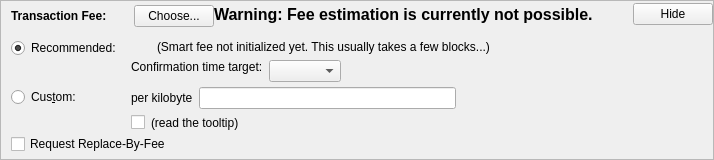
      <widget class="QFrame" name="frameFee">
       <property name="sizePolicy">
        <sizepolicy hsizetype="Preferred" vsizetype="Fixed">
         <horstretch>0</horstretch>
         <verstretch>0</verstretch>
        </sizepolicy>
       </property>
       <property name="frameShape">
        <enum>QFrame::StyledPanel</enum>
       </property>
       <property name="frameShadow">
        <enum>QFrame::Raised</enum>
       </property>
       <layout class="QVBoxLayout" name="verticalLayout_5">
        <property name="spacing">
         <number>0</number>
        </property>
        <property name="leftMargin">
         <number>0</number>
        </property>
        <property name="topMargin">
         <number>0</number>
        </property>
        <property name="rightMargin">
         <number>0</number>
        </property>
        <property name="bottomMargin">
         <number>0</number>
        </property>
        <item>
         <layout class="QVBoxLayout" name="verticalLayoutFee2" stretch="0,0,0">
          <property name="spacing">
           <number>0</number>
          </property>
          <property name="leftMargin">
           <number>10</number>
          </property>
          <property name="topMargin">
           <number>0</number>
          </property>
          <item>
           <layout class="QHBoxLayout" name="horizontalLayoutFee1">
            <property name="bottomMargin">
             <number>0</number>
            </property>
            <item>
             <layout class="QVBoxLayout" name="verticalLayoutFee7">
              <property name="spacing">
               <number>0</number>
              </property>
              <item>
               <spacer name="verticalSpacerSmartFee">
                <property name="orientation">
                 <enum>Qt::Vertical</enum>
                </property>
                <property name="sizeType">
                 <enum>QSizePolicy::Fixed</enum>
                </property>
                <property name="sizeHint" stdset="0">
                 <size>
                  <width>1</width>
                  <height>4</height>
                 </size>
                </property>
               </spacer>
              </item>
              <item>
               <layout class="QHBoxLayout" name="horizontalLayoutSmartFee">
                <property name="spacing">
                 <number>10</number>
                </property>
                <item>
                 <widget class="QLabel" name="labelFeeHeadline">
                  <property name="sizePolicy">
                   <sizepolicy hsizetype="Preferred" vsizetype="Maximum">
                    <horstretch>0</horstretch>
                    <verstretch>0</verstretch>
                   </sizepolicy>
                  </property>
                  <property name="font">
                   <font>
                    <weight>75</weight>
                    <bold>true</bold>
                   </font>
                  </property>
                  <property name="styleSheet">
                   <string notr="true">font-weight:bold;</string>
                  </property>
                  <property name="text">
                   <string>Transaction Fee:</string>
                  </property>
                 </widget>
                </item>
                <item>
                 <widget class="QLabel" name="labelFeeMinimized">
                  <property name="text">
                   <string/>
                  </property>
                 </widget>
                </item>
                <item>
                 <widget class="QPushButton" name="buttonChooseFee">
                  <property name="text">
                   <string>Choose...</string>
                  </property>
                 </widget>
                </item>
               </layout>
              </item>
              <item>
               <spacer name="verticalSpacer_5">
                <property name="orientation">
                 <enum>Qt::Vertical</enum>
                </property>
                <property name="sizeHint" stdset="0">
                 <size>
                  <width>1</width>
                  <height>1</height>
                 </size>
                </property>
               </spacer>
              </item>
             </layout>
            </item>
            <item>
             <widget class="QLabel" name="fallbackFeeWarningLabel">
              <property name="font">
               <font>
                <pointsize>12</pointsize>
                <weight>75</weight>
                <bold>true</bold>
               </font>
              </property>
              <property name="toolTip">
               <string>Using the fallbackfee can result in sending a transaction that will take several hours or days (or never) to confirm. Consider choosing your fee manually or wait until you have validated the complete chain.</string>
              </property>
              <property name="text">
               <string>Warning: Fee estimation is currently not possible.</string>
              </property>
              <property name="wordWrap">
               <bool>false</bool>
              </property>
             </widget>
            </item>
            <item>
             <spacer name="horizontalSpacer_5">
              <property name="orientation">
               <enum>Qt::Horizontal</enum>
              </property>
              <property name="sizeType">
               <enum>QSizePolicy::MinimumExpanding</enum>
              </property>
              <property name="sizeHint" stdset="0">
               <size>
                <width>40</width>
                <height>20</height>
               </size>
              </property>
             </spacer>
            </item>
            <item>
             <widget class="QPushButton" name="buttonMinimizeFee">
              <property name="toolTip">
               <string>collapse fee-settings</string>
              </property>
              <property name="text">
               <string>Hide</string>
              </property>
             </widget>
            </item>
           </layout>
          </item>
          <item>
           <widget class="QFrame" name="frameFeeSelection">
            <layout class="QVBoxLayout" name="verticalLayoutFee12">
             <property name="spacing">
              <number>0</number>
             </property>
             <property name="leftMargin">
              <number>0</number>
             </property>
             <property name="topMargin">
              <number>0</number>
             </property>
             <property name="rightMargin">
              <number>0</number>
             </property>
             <property name="bottomMargin">
              <number>0</number>
             </property>
             <item>
              <layout class="QGridLayout" name="gridLayoutFee">
               <property name="topMargin">
                <number>10</number>
               </property>
               <property name="bottomMargin">
                <number>4</number>
               </property>
               <property name="horizontalSpacing">
                <number>10</number>
               </property>
               <property name="verticalSpacing">
                <number>4</number>
               </property>
               <item row="1" column="1">
                <layout class="QVBoxLayout" name="verticalLayoutFee8">
                 <property name="spacing">
                  <number>6</number>
                 </property>
                 <item>
                  <layout class="QHBoxLayout" name="horizontalLayoutFee13">
                   <item>
                    <widget class="QLabel" name="labelCustomPerKilobyte">
                     <property name="toolTip">
                      <string>If the custom fee is set to 1000 soterios and the transaction is only 250 bytes, then &quot;per kilobyte&quot; only pays 250 soterios in fee, while &quot;total at least&quot; pays 1000 soterios. For transactions bigger than a kilobyte both pay by kilobyte.</string>
                     </property>
                     <property name="text">
                      <string>per kilobyte</string>
                     </property>
                    </widget>
                   </item>
                   <item>
                    <widget class="SoteriaAmountField" name="customFee"/>
                   </item>
                   <item>
                    <spacer name="horizontalSpacer_6">
                     <property name="orientation">
                      <enum>Qt::Horizontal</enum>
                     </property>
                     <property name="sizeHint" stdset="0">
                      <size>
                       <width>1</width>
                       <height>1</height>
                      </size>
                     </property>
                    </spacer>
                   </item>
                  </layout>
                 </item>
                 <item>
                  <layout class="QHBoxLayout" name="horizontalLayoutFee8">
                   <item>
                    <widget class="QCheckBox" name="checkBoxMinimumFee">
                     <property name="toolTip">
                      <string>Paying only the minimum fee is just fine as long as there is less transaction volume than space in the blocks. But be aware that this can end up in a never confirming transaction once there is more demand for soteria transactions than the network can process.</string>
                     </property>
                     <property name="text">
                      <string/>
                     </property>
                    </widget>
                   </item>
                   <item>
                    <widget class="QLabel" name="labelMinFeeWarning">
                     <property name="enabled">
                      <bool>true</bool>
                     </property>
                     <property name="toolTip">
                      <string>Paying only the minimum fee is just fine as long as there is less transaction volume than space in the blocks. But be aware that this can end up in a never confirming transaction once there is more demand for soteria transactions than the network can process.</string>
                     </property>
                     <property name="text">
                      <string>(read the tooltip)</string>
                     </property>
                     <property name="margin">
                      <number>5</number>
                     </property>
                    </widget>
                   </item>
                   <item>
                    <spacer name="horizontalSpacer_7">
                     <property name="orientation">
                      <enum>Qt::Horizontal</enum>
                     </property>
                     <property name="sizeHint" stdset="0">
                      <size>
                       <width>1</width>
                       <height>1</height>
                      </size>
                     </property>
                    </spacer>
                   </item>
                  </layout>
                 </item>
                </layout>
               </item>
               <item row="0" column="0">
                <layout class="QVBoxLayout" name="verticalLayoutFee4" stretch="0,1">
                 <item>
                  <widget class="QRadioButton" name="radioSmartFee">
                   <property name="text">
                    <string>Recommended:</string>
                   </property>
                   <property name="checked">
                    <bool>true</bool>
                   </property>
                   <attribute name="buttonGroup">
                    <string notr="true">groupFee</string>
                   </attribute>
                  </widget>
                 </item>
                 <item>
                  <spacer name="verticalSpacer_4">
                   <property name="orientation">
                    <enum>Qt::Vertical</enum>
                   </property>
                   <property name="sizeHint" stdset="0">
                    <size>
                     <width>1</width>
                     <height>1</height>
                    </size>
                   </property>
                  </spacer>
                 </item>
                </layout>
               </item>
               <item row="1" column="0">
                <layout class="QVBoxLayout" name="verticalLayoutFee9" stretch="0,1">
                 <item>
                  <widget class="QRadioButton" name="radioCustomFee">
                   <property name="text">
                    <string>Cus&amp;tom:</string>
                   </property>
                   <attribute name="buttonGroup">
                    <string notr="true">groupFee</string>
                   </attribute>
                  </widget>
                 </item>
                 <item>
                  <spacer name="verticalSpacer_6">
                   <property name="orientation">
                    <enum>Qt::Vertical</enum>
                   </property>
                   <property name="sizeHint" stdset="0">
                    <size>
                     <width>1</width>
                     <height>1</height>
                    </size>
                   </property>
                  </spacer>
                 </item>
                </layout>
               </item>
               <item row="0" column="1">
                <layout class="QVBoxLayout" name="verticalLayoutFee3" stretch="0,0,1">
                 <property name="spacing">
                  <number>6</number>
                 </property>
                 <property name="topMargin">
                  <number>2</number>
                 </property>
                 <item>
                  <layout class="QHBoxLayout" name="horizontalLayoutFee12">
                   <item>
                    <widget class="QLabel" name="labelSmartFee">
                     <property name="text">
                      <string/>
                     </property>
                     <property name="margin">
                      <number>2</number>
                     </property>
                    </widget>
                   </item>
                   <item>
                    <widget class="QLabel" name="labelFeeEstimation">
                     <property name="text">
                      <string/>
                     </property>
                    </widget>
                   </item>
                   <item>
                    <widget class="QLabel" name="labelSmartFee2">
                     <property name="text">
                      <string>(Smart fee not initialized yet. This usually takes a few blocks...)</string>
                     </property>
                     <property name="margin">
                      <number>2</number>
                     </property>
                    </widget>
                   </item>
                   <item>
                    <spacer name="horizontalSpacer_8">
                     <property name="orientation">
                      <enum>Qt::Horizontal</enum>
                     </property>
                     <property name="sizeHint" stdset="0">
                      <size>
                       <width>1</width>
                       <height>1</height>
                      </size>
                     </property>
                    </spacer>
                   </item>
                  </layout>
                 </item>
                 <item>
                  <layout class="QHBoxLayout" name="horizontalLayoutFee9">
                   <item>
                    <layout class="QVBoxLayout" name="verticalLayoutFee6">
                     <item>
                      <widget class="QLabel" name="labelSmartFee3">
                       <property name="text">
                        <string>Confirmation time target:</string>
                       </property>
                       <property name="margin">
                        <number>2</number>
                       </property>
                      </widget>
                     </item>
                     <item>
                      <spacer name="verticalSpacer_7">
                       <property name="orientation">
                        <enum>Qt::Vertical</enum>
                       </property>
                       <property name="sizeHint" stdset="0">
                        <size>
                         <width>1</width>
                         <height>1</height>
                        </size>
                       </property>
                      </spacer>
                     </item>
                    </layout>
                   </item>
                   <item>
                    <layout class="QVBoxLayout" name="verticalLayoutFee5">
                     <property name="rightMargin">
                      <number>30</number>
                     </property>
                     <item>
                      <layout class="QHBoxLayout" name="horizontalLayoutConfTarget">
                       <property name="bottomMargin">
                        <number>0</number>
                       </property>
                       <item>
                        <widget class="QComboBox" name="confTargetSelector"/>
                       </item>
                       <item>
                        <spacer name="horizontalSpacerConfTarget">
                         <property name="orientation">
                          <enum>Qt::Horizontal</enum>
                         </property>
                         <property name="sizeHint" stdset="0">
                          <size>
                           <width>40</width>
                           <height>20</height>
                          </size>
                         </property>
                        </spacer>
                       </item>
                      </layout>
                     </item>
                    </layout>
                   </item>
                  </layout>
                 </item>
                 <item>
                  <spacer name="verticalSpacer_8">
                   <property name="orientation">
                    <enum>Qt::Vertical</enum>
                   </property>
                   <property name="sizeHint" stdset="0">
                    <size>
                     <width>1</width>
                     <height>1</height>
                    </size>
                   </property>
                  </spacer>
                 </item>
                </layout>
               </item>
              </layout>
             </item>
             <item>
              <widget class="QCheckBox" name="optInRBF">
               <property name="toolTip">
                <string>Indicates that the sender may wish to replace this transaction with a new one paying higher fees (prior to being confirmed).</string>
               </property>
               <property name="text">
                <string>Request Replace-By-Fee</string>
               </property>
              </widget>
             </item>
            </layout>
           </widget>
          </item>
          <item>
           <spacer name="verticalSpacerFee">
            <property name="orientation">
             <enum>Qt::Vertical</enum>
            </property>
            <property name="sizeType">
             <enum>QSizePolicy::Expanding</enum>
            </property>
            <property name="sizeHint" stdset="0">
             <size>
              <width>40</width>
              <height>5</height>
             </size>
            </property>
           </spacer>
          </item>
         </layout>
        </item>
       </layout>
      </widget>
